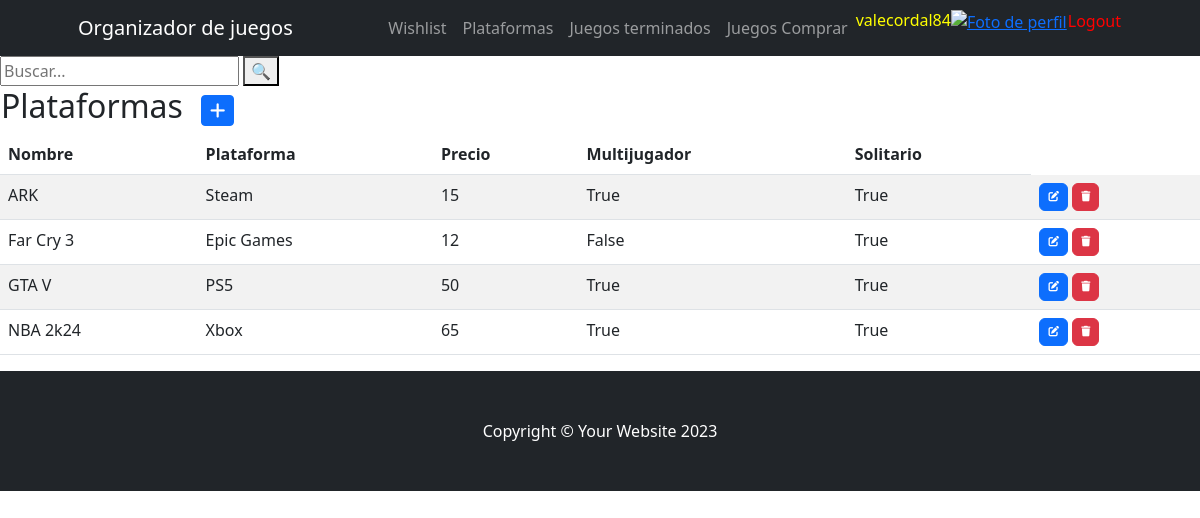
Screenshot of /juegosComprar (signed in) with the database file from the repository.
### webapp/models.py (models this page shows, shortened)
class juegosComprar(models.Model):
    nombre=models.CharField(max_length=255)
    plataforma=models.CharField(max_length=255)
    precio=models.IntegerField()
    multijugador=models.BooleanField(default=False)
    solitario=models.BooleanField(default=False)
    class Meta:
        ordering= ["nombre"]
        verbose_name="juego comprar"
        verbose_name_plural="juegos comprar"

### webapp/views.py (the view)
# urls.py: path('juegosComprar', views.jc, name='juegosComprar'),
@login_required
def jc(request):
    contexto = {"juegosComprar": juegosComprar.objects.all()}
    return render (request, "webapp/juegosComprar.html", contexto)

### webapp/templates/webapp/juegosComprar.html (shortened to what this page needs)
{% extends "webapp/base.html" %}
{% load static %}
{% block contenido %}
<form method="GET" action="{% url 'busquedaJC' %}">
    <input type="text" name="q" placeholder="Buscar...">
    <button type="submit">🔍</button>
</form>
<table>
    <tr>
        <td width="200"><h2>Plataformas</h2></td>
        <td>
            <a
            href="{% url 'jcForm' %}" class="btn btn-primary btn-sm">
            </a>
        </td>
    </tr>
</table>
<table class="table table-striped">
    <thead>
        <tr>
            <th>Nombre</th>
            <th>Plataforma</th>
            <th>Precio</th>
            <th>Multijugador</th>
            <th>Solitario</th>
        </tr>
    </thead>
    <tbody>
    {% for j in juegosComprar %}
        <tr>
            <td>{{ j.nombre }}</td>
            <td>{{ j.plataforma }}</td>
            <td>{{ j.precio }}</td>
            <td>{{ j.multijugador }}</td>
            <td>{{ j.solitario }}</td>
            <td>
                <a
                  href="{% url 'jcUpdate' j.nombre %}"
                  class="btn btn-primary"
                  style="--bs-btn-padding-y: .25rem; --bs-btn-padding-x: .5rem; --bs-btn-font-size: .75rem;"
                  >
                </a>
                <a
                  href="{% url 'jcDelete' j.nombre %}"
                  class="btn btn-danger"
                  style="--bs-btn-padding-y: .25rem; --bs-btn-padding-x: .5rem; --bs-btn-font-size: .75rem;"
                  >
                </a>
            </td>
        </tr>
    {% endfor %}
    </tbody>
</table>
{% endblock contenido %}

### webapp/templates/webapp/base.html (shortened to what this page needs)
<!DOCTYPE html>
<html lang="en">
    <head>
        {% load static %}
        <link href="https://cdn.jsdelivr.net/npm/bootstrap-icons@1.4.1/font/bootstrap-icons.css" rel="stylesheet" />
        <link href="{% static 'css/styles.css' %}" rel="stylesheet" />
        <link rel="stylesheet" href="https://cdnjs.cloudflare.com/ajax/libs/font-awesome/6.4.0/css/all.min.css">
    </head>
    <body>
        <nav class="navbar navbar-expand-lg navbar-dark bg-dark">
            <div class="container px-5">
                <a class="navbar-brand" href="{% url 'inicio' %}">Organizador de juegos</a>
                <div class="collapse navbar-collapse" id="navbarSupportedContent">
                    <ul class="navbar-nav ms-auto mb-2 mb-lg-0">
                        {% if user.is_authenticated %}
                            <li class="nav-item"><a class="nav-link" aria-current="page" href="{% url 'wishlist' %}">Wishlist</a></li>
                            <li class="nav-item"><a class="nav-link" href="{% url 'plataformas' %}">Plataformas</a></li>
                            <li class="nav-item"><a class="nav-link" href="{% url 'juegosTerminados' %}">Juegos terminados</a></li>
                            <li class="nav-item"><a class="nav-link" href="{% url 'juegosComprar' %}">Juegos Comprar</a></li>
                            <li class="nav-item" style="color:yellow">{{ user.username }}</li>
                            <div class="text-center">
                                <a href="{% url 'agregarAvatar' %}"><img src="{{request.session.avatar}}" height="40px" weight="40px" alt="Foto de perfil"> </a>
                            </div>
                            <li class="nav-item">
                                <form method="post" action="{% url 'logout' %}" style="display: inline;">
                                    <button type="submit" class="nav-link btn btn-link" style="padding: 0; color: red; text-decoration: none;">Logout</button>
                                </form>
                            </li>
                        {% endif %}
                    </ul>
                </div>
            </div>
        </nav>
    {% block contenido %}
    {% endblock contenido %}
      <footer class="py-5 bg-dark">
        <div class="container px-5"><p class="m-0 text-center text-white">Copyright &copy; Your Website 2023</p></div>
    </footer>
</body>
</html>

### rows the page displays
juegosComprar: nombre "ARK", plataforma "Steam", precio "15", multijugador "True", solitario "True"
juegosComprar: nombre "Far Cry 3", plataforma "Epic Games", precio "12", multijugador "False", solitario "True"
juegosComprar: nombre "GTA V", plataforma "PS5", precio "50", multijugador "True", solitario "True"
juegosComprar: nombre "NBA 2k24", plataforma "Xbox", precio "65", multijugador "True", solitario "True"

### other values shown
{{ user.username }} "valecordal84"
